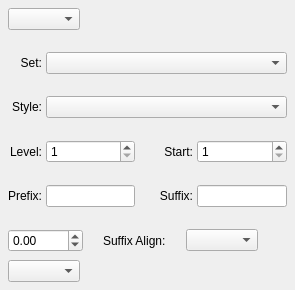
<?xml version="1.0" encoding="UTF-8"?>
<ui version="4.0">
 <class>PropertyWidget_ParEffectBase</class>
 <widget class="QFrame" name="PropertyWidget_ParEffectBase">
  <property name="geometry">
   <rect>
    <x>0</x>
    <y>0</y>
    <width>295</width>
    <height>290</height>
   </rect>
  </property>
  <layout class="QVBoxLayout" name="verticalLayout">
   <property name="spacing">
    <number>4</number>
   </property>
   <property name="leftMargin">
    <number>8</number>
   </property>
   <property name="topMargin">
    <number>8</number>
   </property>
   <property name="rightMargin">
    <number>8</number>
   </property>
   <property name="bottomMargin">
    <number>8</number>
   </property>
   <item>
    <layout class="QHBoxLayout" name="horizontalLayout_6">
     <item>
      <widget class="FormWidget" name="peLabel" native="true">
       <property name="sizePolicy">
        <sizepolicy hsizetype="Preferred" vsizetype="Minimum">
         <horstretch>0</horstretch>
         <verstretch>0</verstretch>
        </sizepolicy>
       </property>
       <property name="label" stdset="0">
        <string/>
       </property>
       <layout class="QHBoxLayout" name="horizontalLayout_7">
        <property name="leftMargin">
         <number>0</number>
        </property>
        <property name="topMargin">
         <number>0</number>
        </property>
        <property name="rightMargin">
         <number>0</number>
        </property>
        <property name="bottomMargin">
         <number>0</number>
        </property>
        <item>
         <widget class="QComboBox" name="peCombo"/>
        </item>
       </layout>
      </widget>
     </item>
     <item>
      <spacer name="horizontalSpacer_6">
       <property name="orientation">
        <enum>Qt::Orientation::Horizontal</enum>
       </property>
       <property name="sizeHint" stdset="0">
        <size>
         <width>0</width>
         <height>20</height>
        </size>
       </property>
      </spacer>
     </item>
    </layout>
   </item>
   <item>
    <widget class="StackedContainer" name="stackedWidget">
     <property name="currentIndex">
      <number>2</number>
     </property>
     <widget class="QWidget" name="pageDropCaps">
      <layout class="QGridLayout" name="gridLayout">
       <property name="leftMargin">
        <number>0</number>
       </property>
       <property name="topMargin">
        <number>4</number>
       </property>
       <property name="rightMargin">
        <number>0</number>
       </property>
       <property name="bottomMargin">
        <number>4</number>
       </property>
       <property name="horizontalSpacing">
        <number>4</number>
       </property>
       <property name="verticalSpacing">
        <number>8</number>
       </property>
       <item row="0" column="0">
        <widget class="QLabel" name="dropCapLinesLabel">
         <property name="toolTip">
          <string>Number of lines used by the drop cap</string>
         </property>
         <property name="text">
          <string>Lines:</string>
         </property>
        </widget>
       </item>
       <item row="0" column="1">
        <widget class="QSpinBox" name="dropCapLines">
         <property name="toolTip">
          <string>Drop Cap Lines</string>
         </property>
         <property name="minimum">
          <number>2</number>
         </property>
        </widget>
       </item>
       <item row="0" column="2">
        <spacer name="horizontalSpacer">
         <property name="orientation">
          <enum>Qt::Orientation::Horizontal</enum>
         </property>
         <property name="sizeHint" stdset="0">
          <size>
           <width>40</width>
           <height>20</height>
          </size>
         </property>
        </spacer>
       </item>
      </layout>
     </widget>
     <widget class="QWidget" name="pageBulletedList">
      <layout class="QGridLayout" name="gridLayout_6" columnstretch="0,0,0,1">
       <property name="leftMargin">
        <number>0</number>
       </property>
       <property name="topMargin">
        <number>4</number>
       </property>
       <property name="rightMargin">
        <number>0</number>
       </property>
       <property name="bottomMargin">
        <number>4</number>
       </property>
       <property name="horizontalSpacing">
        <number>4</number>
       </property>
       <property name="verticalSpacing">
        <number>8</number>
       </property>
       <item row="0" column="2">
        <widget class="QPushButton" name="bulletCharTableButton">
         <property name="sizePolicy">
          <sizepolicy hsizetype="MinimumExpanding" vsizetype="Fixed">
           <horstretch>0</horstretch>
           <verstretch>0</verstretch>
          </sizepolicy>
         </property>
         <property name="toolTip">
          <string>Enhanced Character Table to choose bullet characters</string>
         </property>
         <property name="text">
          <string>Char Table</string>
         </property>
         <property name="checkable">
          <bool>true</bool>
         </property>
        </widget>
       </item>
       <item row="0" column="0">
        <widget class="QLabel" name="bulletCharLabel">
         <property name="text">
          <string>Bullet Char(s):</string>
         </property>
         <property name="buddy">
          <cstring>bulletStrEdit</cstring>
         </property>
        </widget>
       </item>
       <item row="0" column="1">
        <widget class="QComboBox" name="bulletStrEdit">
         <property name="sizePolicy">
          <sizepolicy hsizetype="MinimumExpanding" vsizetype="Fixed">
           <horstretch>0</horstretch>
           <verstretch>0</verstretch>
          </sizepolicy>
         </property>
         <property name="editable">
          <bool>true</bool>
         </property>
        </widget>
       </item>
       <item row="0" column="3">
        <spacer name="horizontalSpacer_7">
         <property name="orientation">
          <enum>Qt::Orientation::Horizontal</enum>
         </property>
         <property name="sizeHint" stdset="0">
          <size>
           <width>0</width>
           <height>20</height>
          </size>
         </property>
        </spacer>
       </item>
      </layout>
     </widget>
     <widget class="QWidget" name="pageNumberedList">
      <layout class="QGridLayout" name="gridLayout_5" columnstretch="0,0,0,0,0,0">
       <property name="leftMargin">
        <number>0</number>
       </property>
       <property name="topMargin">
        <number>4</number>
       </property>
       <property name="rightMargin">
        <number>0</number>
       </property>
       <property name="bottomMargin">
        <number>4</number>
       </property>
       <property name="horizontalSpacing">
        <number>4</number>
       </property>
       <property name="verticalSpacing">
        <number>8</number>
       </property>
       <item row="2" column="5">
        <spacer name="horizontalSpacer_4">
         <property name="orientation">
          <enum>Qt::Orientation::Horizontal</enum>
         </property>
         <property name="sizeHint" stdset="0">
          <size>
           <width>0</width>
           <height>20</height>
          </size>
         </property>
        </spacer>
       </item>
       <item row="2" column="1">
        <widget class="QSpinBox" name="numLevelSpin">
         <property name="minimum">
          <number>1</number>
         </property>
        </widget>
       </item>
       <item row="0" column="0">
        <widget class="QLabel" name="numComboLabel">
         <property name="text">
          <string>Set:</string>
         </property>
         <property name="alignment">
          <set>Qt::AlignmentFlag::AlignRight|Qt::AlignmentFlag::AlignTrailing|Qt::AlignmentFlag::AlignVCenter</set>
         </property>
        </widget>
       </item>
       <item row="2" column="3">
        <widget class="QLabel" name="numStartLabel">
         <property name="text">
          <string>Start:</string>
         </property>
         <property name="alignment">
          <set>Qt::AlignmentFlag::AlignRight|Qt::AlignmentFlag::AlignTrailing|Qt::AlignmentFlag::AlignVCenter</set>
         </property>
        </widget>
       </item>
       <item row="3" column="0">
        <widget class="QLabel" name="numPrefixLabel">
         <property name="text">
          <string>Prefix:</string>
         </property>
         <property name="alignment">
          <set>Qt::AlignmentFlag::AlignRight|Qt::AlignmentFlag::AlignTrailing|Qt::AlignmentFlag::AlignVCenter</set>
         </property>
         <property name="buddy">
          <cstring>numPrefix</cstring>
         </property>
        </widget>
       </item>
       <item row="3" column="3">
        <widget class="QLabel" name="numSuffixLabel">
         <property name="text">
          <string>Suffix:</string>
         </property>
         <property name="alignment">
          <set>Qt::AlignmentFlag::AlignRight|Qt::AlignmentFlag::AlignTrailing|Qt::AlignmentFlag::AlignVCenter</set>
         </property>
         <property name="buddy">
          <cstring>numSuffix</cstring>
         </property>
        </widget>
       </item>
       <item row="2" column="2">
        <spacer name="horizontalSpacer_3">
         <property name="orientation">
          <enum>Qt::Orientation::Horizontal</enum>
         </property>
         <property name="sizeType">
          <enum>QSizePolicy::Policy::Fixed</enum>
         </property>
         <property name="sizeHint" stdset="0">
          <size>
           <width>16</width>
           <height>20</height>
          </size>
         </property>
        </spacer>
       </item>
       <item row="1" column="0">
        <widget class="QLabel" name="numFormatLabel">
         <property name="text">
          <string>Style:</string>
         </property>
         <property name="alignment">
          <set>Qt::AlignmentFlag::AlignRight|Qt::AlignmentFlag::AlignTrailing|Qt::AlignmentFlag::AlignVCenter</set>
         </property>
         <property name="buddy">
          <cstring>numFormatCombo</cstring>
         </property>
        </widget>
       </item>
       <item row="2" column="0">
        <widget class="QLabel" name="numLevelLabel">
         <property name="text">
          <string>Level:</string>
         </property>
         <property name="alignment">
          <set>Qt::AlignmentFlag::AlignRight|Qt::AlignmentFlag::AlignTrailing|Qt::AlignmentFlag::AlignVCenter</set>
         </property>
         <property name="buddy">
          <cstring>numLevelSpin</cstring>
         </property>
        </widget>
       </item>
       <item row="2" column="4">
        <widget class="QSpinBox" name="numStart">
         <property name="minimum">
          <number>1</number>
         </property>
         <property name="maximum">
          <number>999</number>
         </property>
        </widget>
       </item>
       <item row="3" column="1">
        <widget class="QLineEdit" name="numPrefix"/>
       </item>
       <item row="3" column="4">
        <widget class="QLineEdit" name="numSuffix"/>
       </item>
       <item row="1" column="1" colspan="4">
        <widget class="NumFormatCombo" name="numFormatCombo">
         <property name="sizePolicy">
          <sizepolicy hsizetype="Expanding" vsizetype="Fixed">
           <horstretch>0</horstretch>
           <verstretch>0</verstretch>
          </sizepolicy>
         </property>
        </widget>
       </item>
       <item row="0" column="1" colspan="4">
        <widget class="QComboBox" name="numComboBox">
         <property name="currentIndex">
          <number>-1</number>
         </property>
        </widget>
       </item>
      </layout>
     </widget>
    </widget>
   </item>
   <item>
    <widget class="QWidget" name="peGroup" native="true">
     <layout class="QVBoxLayout" name="verticalLayout_2">
      <property name="spacing">
       <number>8</number>
      </property>
      <property name="leftMargin">
       <number>0</number>
      </property>
      <property name="topMargin">
       <number>0</number>
      </property>
      <property name="rightMargin">
       <number>0</number>
      </property>
      <property name="bottomMargin">
       <number>0</number>
      </property>
      <item>
       <layout class="QHBoxLayout" name="horizontalLayout_5">
        <property name="spacing">
         <number>20</number>
        </property>
        <item>
         <widget class="FormWidget" name="peOffsetLabel" native="true">
          <property name="sizePolicy">
           <sizepolicy hsizetype="Preferred" vsizetype="Minimum">
            <horstretch>0</horstretch>
            <verstretch>0</verstretch>
           </sizepolicy>
          </property>
          <property name="label" stdset="0">
           <string/>
          </property>
          <layout class="QHBoxLayout" name="horizontalLayout_2">
           <property name="leftMargin">
            <number>0</number>
           </property>
           <property name="topMargin">
            <number>0</number>
           </property>
           <property name="rightMargin">
            <number>0</number>
           </property>
           <property name="bottomMargin">
            <number>0</number>
           </property>
           <item>
            <widget class="ScrSpinBox" name="peOffset">
             <property name="toolTip">
              <string>Paragraph Effects characters offset</string>
             </property>
             <property name="minimum">
              <double>-3000.000000000000000</double>
             </property>
             <property name="maximum">
              <double>3000.000000000000000</double>
             </property>
            </widget>
           </item>
          </layout>
         </widget>
        </item>
        <item>
         <widget class="QLabel" name="suffixAlignmentLabel">
          <property name="text">
           <string>Suffix Align:</string>
          </property>
         </widget>
        </item>
        <item>
         <widget class="QComboBox" name="suffixAlignmentCombo">
          <property name="toolTip">
           <string>Alignment of suffix characters in numbered lists</string>
          </property>
         </widget>
        </item>
        <item>
         <spacer name="horizontalSpacer_5">
          <property name="orientation">
           <enum>Qt::Orientation::Horizontal</enum>
          </property>
          <property name="sizeHint" stdset="0">
           <size>
            <width>0</width>
            <height>20</height>
           </size>
          </property>
         </spacer>
        </item>
       </layout>
      </item>
      <item>
       <layout class="QHBoxLayout" name="horizontalLayout_8">
        <property name="spacing">
         <number>4</number>
        </property>
       </layout>
      </item>
      <item>
       <layout class="QHBoxLayout" name="horizontalLayout">
        <property name="spacing">
         <number>4</number>
        </property>
        <item>
         <widget class="FormWidget" name="peCharStyleLabel" native="true">
          <property name="sizePolicy">
           <sizepolicy hsizetype="Preferred" vsizetype="Minimum">
            <horstretch>0</horstretch>
            <verstretch>0</verstretch>
           </sizepolicy>
          </property>
          <property name="label" stdset="0">
           <string/>
          </property>
          <layout class="QHBoxLayout" name="horizontalLayout_3">
           <property name="leftMargin">
            <number>0</number>
           </property>
           <property name="topMargin">
            <number>0</number>
           </property>
           <property name="rightMargin">
            <number>0</number>
           </property>
           <property name="bottomMargin">
            <number>0</number>
           </property>
           <item>
            <widget class="CharStyleComboBox" name="peCharStyleCombo">
             <property name="toolTip">
              <string>Choose Character Style or leave blank to use default Paragraph Style</string>
             </property>
            </widget>
           </item>
          </layout>
         </widget>
        </item>
        <item>
         <spacer name="horizontalSpacer_2">
          <property name="orientation">
           <enum>Qt::Orientation::Horizontal</enum>
          </property>
          <property name="sizeHint" stdset="0">
           <size>
            <width>0</width>
            <height>20</height>
           </size>
          </property>
         </spacer>
        </item>
       </layout>
      </item>
     </layout>
    </widget>
   </item>
  </layout>
 </widget>
 <customwidgets>
  <customwidget>
   <class>FormWidget</class>
   <extends>QWidget</extends>
   <header>ui/widgets/form_widget.h</header>
   <container>1</container>
  </customwidget>
  <customwidget>
   <class>ScrSpinBox</class>
   <extends>QDoubleSpinBox</extends>
   <header location="global">ui/scrspinbox.h</header>
  </customwidget>
  <customwidget>
   <class>CharStyleComboBox</class>
   <extends>QComboBox</extends>
   <header>ui/stylecombos.h</header>
  </customwidget>
  <customwidget>
   <class>NumFormatCombo</class>
   <extends>QComboBox</extends>
   <header>ui/numformatcombo.h</header>
  </customwidget>
  <customwidget>
   <class>StackedContainer</class>
   <extends>QStackedWidget</extends>
   <header>ui/widgets/stacked_container.h</header>
   <container>1</container>
  </customwidget>
 </customwidgets>
 <tabstops>
  <tabstop>peCombo</tabstop>
  <tabstop>numComboBox</tabstop>
  <tabstop>numFormatCombo</tabstop>
  <tabstop>numLevelSpin</tabstop>
  <tabstop>numStart</tabstop>
  <tabstop>numPrefix</tabstop>
  <tabstop>numSuffix</tabstop>
  <tabstop>peOffset</tabstop>
  <tabstop>peCharStyleCombo</tabstop>
  <tabstop>dropCapLines</tabstop>
  <tabstop>bulletStrEdit</tabstop>
  <tabstop>bulletCharTableButton</tabstop>
 </tabstops>
 <resources/>
 <connections/>
</ui>
